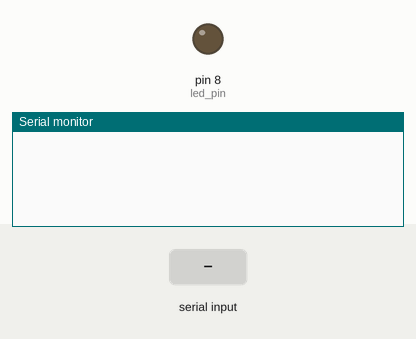
This sketch was run on a simulated Arduino Uno, built with avr-gcc and run on an emulated ATmega328P. Parts: output pins drawn as LEDs (lit = HIGH), the last lines printed to the serial monitor. Inputs (shaded band) come from the test bench.

Above: at 1.2 s.
1.3 s: "u" received over Serial
At 2.5 s:
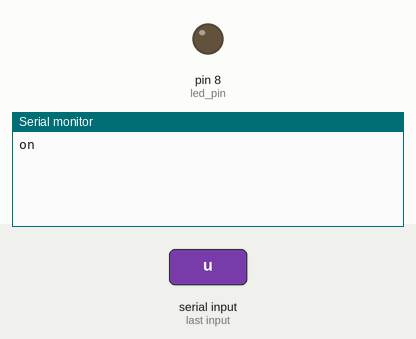
2.8 s: "d" received over Serial
At 3.8 s:
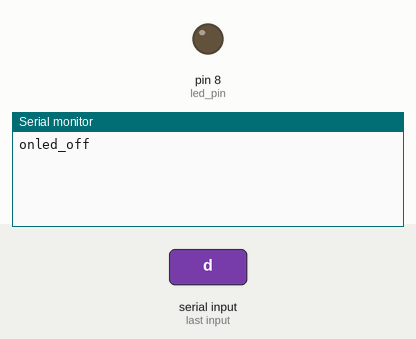

The sketch:

14.ino
```cpp
int led_pin = 8;

void setup(){
  pinMode(led_pin, OUTPUT);
  Serial.begin(9600);
}

void loop(){
    if(Serial.available() > 0){
    char cmd = Serial.read();
    if (cmd == 'u'){
      digitalWrite(led_pin, LOW);
      Serial.print("on");
    }
    if (cmd == 'd'){
      digitalWrite(led_pin, LOW);
      Serial.print("led_off");
    }
  }
}
```

Measured:
- after the input at 1.3 s, the serial monitor: prints a new line at once (image 1)
- after the input at 2.8 s, the serial monitor: prints a new line at once (image 2)
